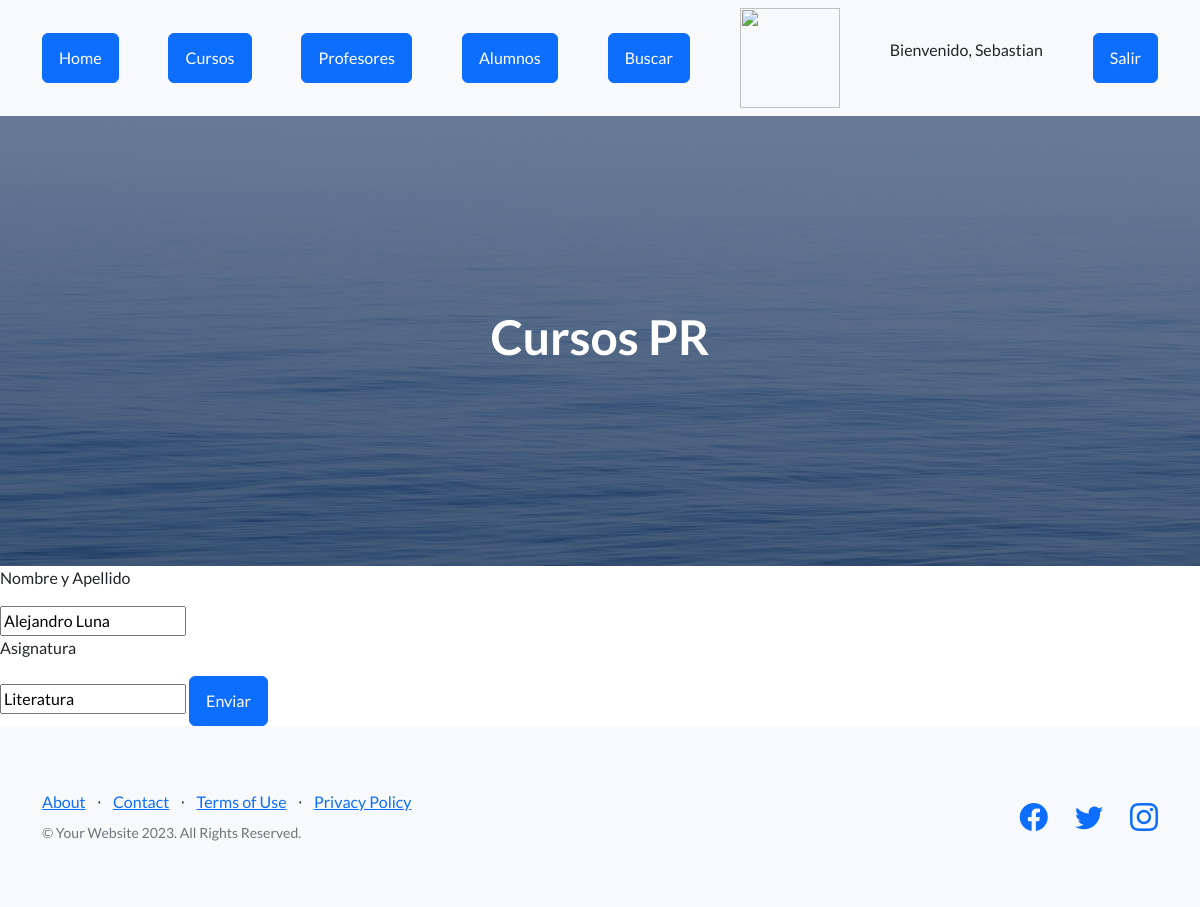
/App_tercera/editar_alumno/6 (signed in), run on an earlier commit of the app's database.
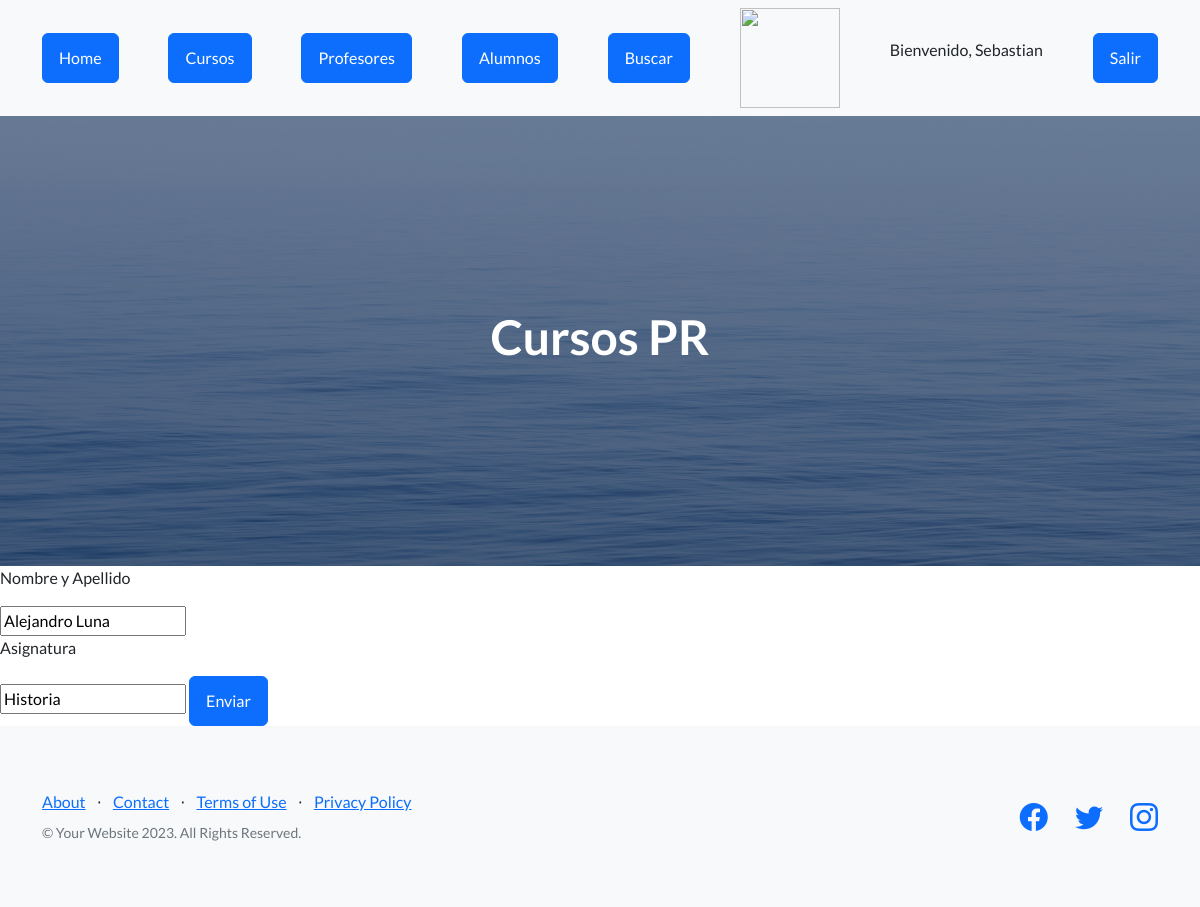
And on a later commit of the database.
### App_tercera/models.py (models this page shows, shortened)
class Alumno(models.Model):
    Nombre_y_Apellido = models.CharField(max_length=40)
    Asignatura= models.CharField(max_length=100)

### App_tercera/views.py (the view)
# urls.py: path("editar_alumno/<int:id>", views.editar_alumno, name="editar_alumno"),
def editar_alumno(request, id):
    alumno = Alumno.objects.get(id=id)
    if request.method == "POST":
        formulario = AlumnoForm(request.POST, instance=alumno)
        if formulario.is_valid():
            formulario.save()
            return redirect('ver_alumnos')
            return render(request, "editar_alumno.html", {"mi_formulario": formulario, "alumno": alumno})
    else:
        formulario = AlumnoForm(instance=alumno)
    return render(request, "editar_alumno.html", {"mi_formulario": formulario, "alumno": alumno})

### App_tercera/forms.py
class AlumnoForm(forms.ModelForm):
    class Meta:
        model = Alumno
        fields = ['Nombre_y_Apellido', 'Asignatura']

### App_tercera/Template/Editar_Alumno.html (shortened to what this page needs)
{% extends "padre.html" %}
{% load static %}
{% block contenido %}
    <form action="{% url 'editar_alumno' alumno.id %}" method="POST">
        <p>Nombre y Apellido</p>
        {{ mi_formulario.Nombre_y_Apellido }}
        <p>Asignatura</p>
        {{ mi_formulario.Asignatura }}
        <button class="btn btn-primary">Enviar</button>
    </form>
{% endblock %}

What changed in the data, as far as the page shows it:
changed Alumno "Alejandro Luna": Asignatura "Literatura" → "Historia"
